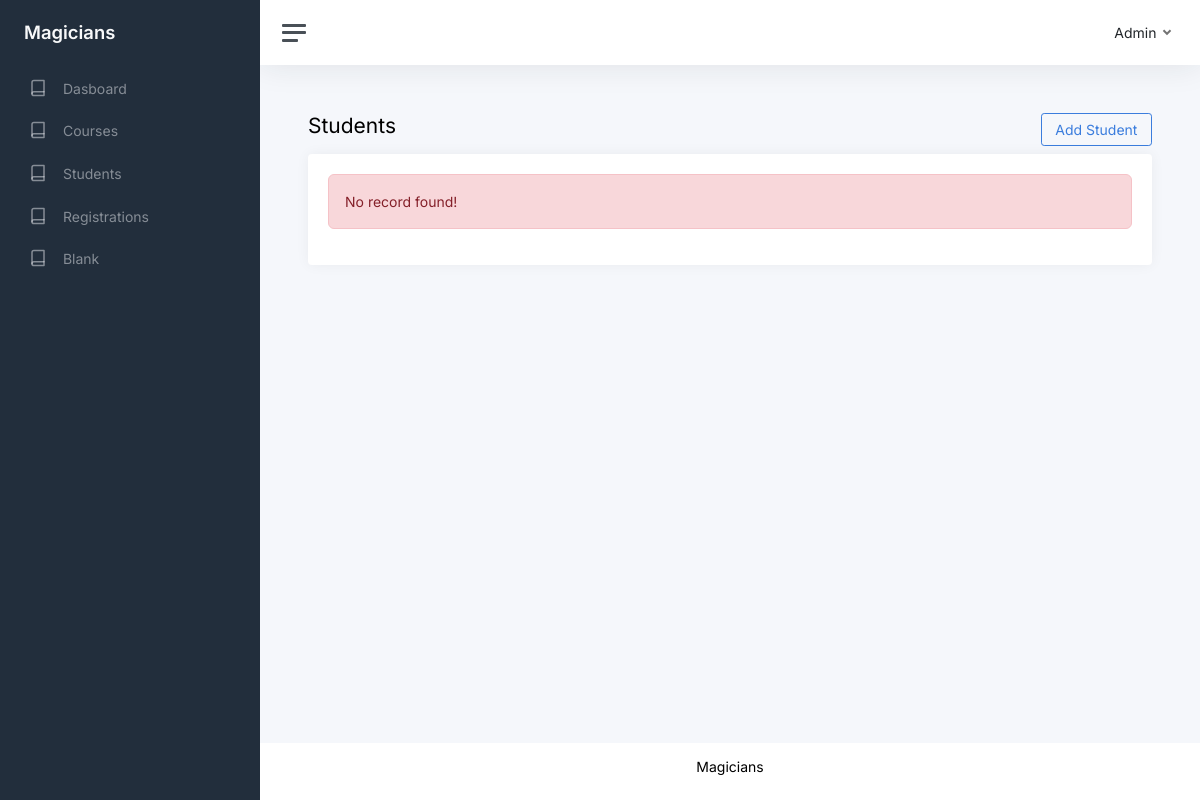
The page /show-students.php on the database as committed earlier.
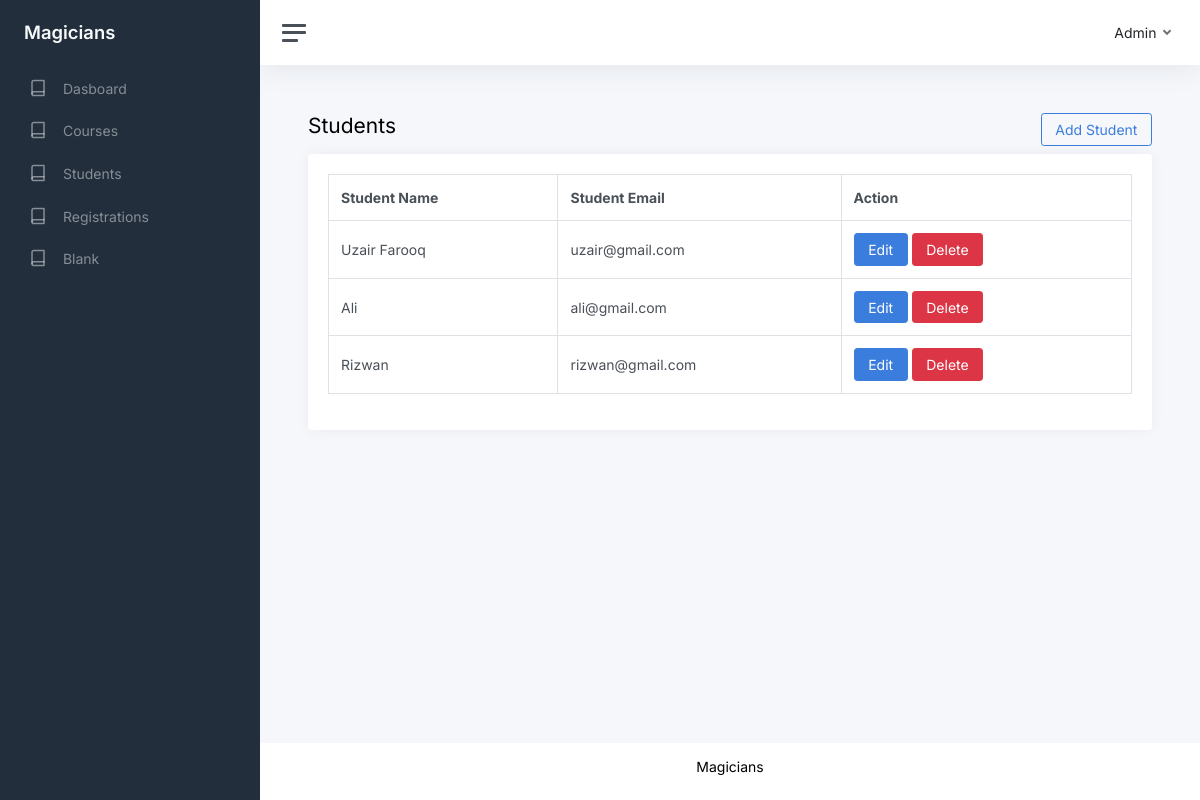
The same page on the database as committed later.
### tables this page shows
CREATE TABLE `students` (
  `id` int(11) NOT NULL,
  `name` varchar(255) NOT NULL,
  `email` varchar(255) NOT NULL,
  `created_at` timestamp NOT NULL DEFAULT current_timestamp()
);

### show-students.php (the view, shortened to what this page needs)
<?php require_once('./database/connection.php'); ?>
<?php
$sql = "SELECT * FROM `students`";
$result = $conn->query($sql);
$students = $result->fetch_all(MYSQLI_ASSOC);
?>
<!DOCTYPE html>
<html lang="en">
<?php require_once('./includes/head.php'); ?>
<body>
    <div class="wrapper">
        <?php require_once('./includes/sidenavbar.php'); ?>
        <div class="main">
            <?php require_once('./includes/topnavbar.php'); ?>
            <main class="content">
                <div class="container-fluid p-0">
                    <div class="row">
                        <div class="col-6">
                            <h1 class="h3 mb-3">Students</h1>
                        </div>
                        <div class="col-6 text-end">
                            <a href="./add-student.php" class="btn btn-outline-primary">Add Student</a>
                        </div>
                    </div>
                    <div class="row">
                        <div class="col-12">
                            <div class="card">
                                <div class="card-body">
                                    <?php
                                    if (count($students) > 0) { ?>
                                        <table class="table table-bordered">
                                            <thead>
                                                <tr>
                                                    <th>Student Name</th>
                                                    <th>Student Email</th>
                                                    <th>Action</th>
                                                </tr>
                                            </thead>
                                            <tbody>
                                                <?php
                                                foreach($students as $student) { ?>
                                                <tr>
                                                    <td><?php echo $student['name']; ?></td>
                                                    <td><?php echo $student['email']; ?></td>
                                                    <td>
                                                        <a href="./edit-student.php?id=<?php echo $student['id']; ?>" class="btn btn-primary">Edit</a>
                                                        <a href="./delete-student.php?id=<?php echo $student['id']; ?>" class="btn btn-danger">Delete</a>
                                                    </td>
                                                </tr>
                                                <?php
                                                }
                                                ?>
                                            </tbody>
                                        </table>
                                    <?php
                                    } else { ?>
                                        <div class="alert alert-danger">No record found!</div>
                                    <?php
                                    }
                                    ?>
                                </div>
                            </div>
                        </div>
                    </div>
                </div>
            </main>
            <?php require_once('./includes/footer.php'); ?>
        </div>
    </div>
</body>
</html>

### includes/head.php (shortened to what this page needs)
<head>
    <link href="https://cdn.jsdelivr.net/npm/bootstrap@5.2.3/dist/css/bootstrap.min.css" rel="stylesheet">
    <link href="assets/css/app.css" rel="stylesheet" />
</head>

### includes/sidenavbar.php
<nav id="sidebar" class="sidebar js-sidebar">
    <div class="sidebar-content js-simplebar">
        <a class="sidebar-brand" href="./dashboard.php">
            <span class="align-middle">Magicians</span>
        </a>
        <ul class="sidebar-nav">
            <li class="sidebar-item">
                <a class="sidebar-link" href="./dashboard.php">
                    <i class="align-middle" data-feather="book"></i>
                    <span class="align-middle">Dasboard</span>
                </a>
            </li>
            <li class="sidebar-item">
                <a class="sidebar-link" href="./show-courses.php">
                    <i class="align-middle" data-feather="book"></i>
                    <span class="align-middle">Courses</span>
                </a>
            </li>
            <li class="sidebar-item">
                <a class="sidebar-link" href="./show-students.php">
                    <i class="align-middle" data-feather="book"></i>
                    <span class="align-middle">Students</span>
                </a>
            </li>
            <li class="sidebar-item">
                <a class="sidebar-link" href="./show-registrations.php">
                    <i class="align-middle" data-feather="book"></i>
                    <span class="align-middle">Registrations</span>
                </a>
            </li>
            <li class="sidebar-item">
                <a class="sidebar-link" href="./template.php">
                    <i class="align-middle" data-feather="book"></i>
                    <span class="align-middle">Blank</span>
                </a>
            </li>
        </ul>
    </div>
</nav>

### includes/topnavbar.php (shortened to what this page needs)
<nav class="navbar navbar-expand navbar-light navbar-bg">
    <a class="sidebar-toggle js-sidebar-toggle">
        <i class="hamburger align-self-center"></i>
    </a>
    <div class="navbar-collapse collapse">
        <ul class="navbar-nav navbar-align">
            <li class="nav-item dropdown">
                <a class="nav-link dropdown-toggle d-none d-sm-inline-block" href="#" data-bs-toggle="dropdown">
                    <span class="text-dark">Admin</span>
                </a>
            </li>
        </ul>
    </div>
</nav>

### includes/footer.php
<footer class="footer">
    <div class="container-fluid">
        <div class="row text-muted">
            <div class="col-12 text-center">
                <h5>Magicians</h5>
            </div>
        </div>
    </div>
</footer>

Rows that differ between the two databases and show on the page:
added students: name "Uzair Farooq", email "uzair@gmail.com"
added students: name "Ali", email "ali@gmail.com"
added students: name "Rizwan", email "rizwan@gmail.com"
Other text that changed with them:
text no longer shown: "No record found!"
text now shown: "Student Name Student Email Action"
